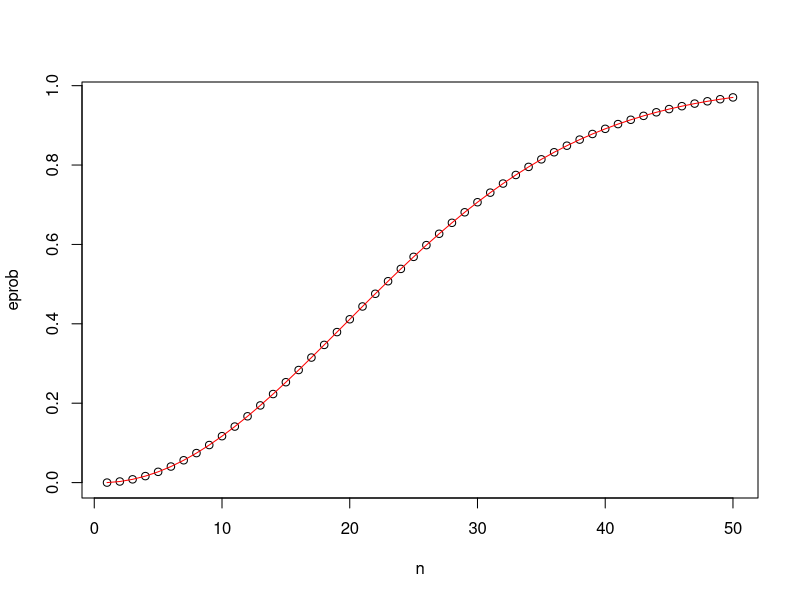
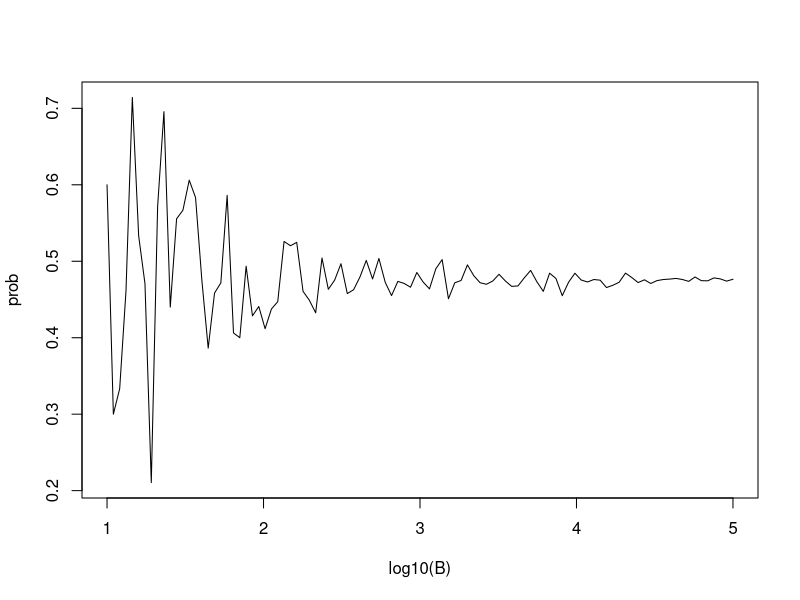

Source code (R) for these figures, in order:
## discrete probabilities

# monte carlo simulations
beads <- rep(c("red","blue"), times=c(2,3))
beads
sample(beads,3)
a<-10000
events <- replicate(a, sample(beads,1))

t <- table(events)
#t

sample(beads,6,replace=TRUE)# consider replacements when x>n

set.seed(1986)# set seed for random number generator


## combinations and permutations

number <- "Three"
suit <- "Hearts"
paste(number, suit)# concatenate

paste(letters[1:5], as.character(1:5)) # joining vectors element-wise with paste

expand.grid(pants=c("blue","black"), shirt = c("white", "grey", "plaid")) #gives all possible combinations
# install.packages("gtools")
library(gtools)
permutations(5,2)
combinations(5,2)

# generating a deck of cards
suits <- c("Diamonds", "Clubs", "Hearts", "Spades")
numbers <- c("Ace", "Deuce", "Three", "Four", "Five", "Six", "Seven", "Eight", "Nine", "Ten", "Jack", "Queen", "King")
deck <- expand.grid(number = numbers, suit = suits)
deck <- paste(deck$number, deck$suit)

# probability of drawing a king
kings <- paste("King", suits)
mean(deck %in% kings)# 1/13

hands <- permutations(52,2, v = deck)
first_card <- hands[,1]
second_card <- hands[,2]

# finding the probability that second card is king, given that first one is also a king
sum(first_card %in% kings)
sum(first_card %in% kings & second_card %in% kings) / sum(first_card %in% kings)

# birthday problem - finding the probability of having a shared birthday in a  group of 50 people
n <- 50
birthdays <- sample(1:365,n,replace = TRUE)# generating random birthdays
any(duplicated(birthdays))# check if the birthday repeats

# monte carlo simulation
B <- 10000

result <- replicate(B, {
  birthdays<-sample(1:365,n,replace = TRUE)
  any(duplicated(birthdays))})

mean(result)# probability of shared birthdays, increases with n

## sapply - used to apply functions to entire vector
x <- c(1,2,3,4,5)
sapply(x,sqrt)

# finding exact probability of shared birthdays = 1 - no shared birthdays
exact_prob <- function(n){
  unique_prob <- seq(365,365-n+1)/365
  1 - prod(unique_prob)
}

n <- seq(1,50)
eprob <- sapply(n,exact_prob)
plot(n,eprob)# plotting monte carlo results
lines(n, eprob, col = "red")# marking exact probabilities

## finding out the best value for B in Monte Carlo Simulations
B <- 10^seq(1, 5, len = 100)    # defines vector of many B values
compute_prob <- function(B, n = 22){    # function to run Monte Carlo simulation with each B
  same_day <- replicate(B, {
    bdays <- sample(1:365, n, replace = TRUE)
    any(duplicated(bdays))
  })
  mean(same_day)
}

prob <- sapply(B, compute_prob)    # apply compute_prob to many values of B
plot(log10(B), prob, type = "l")    # plot a line graph of estimates 
